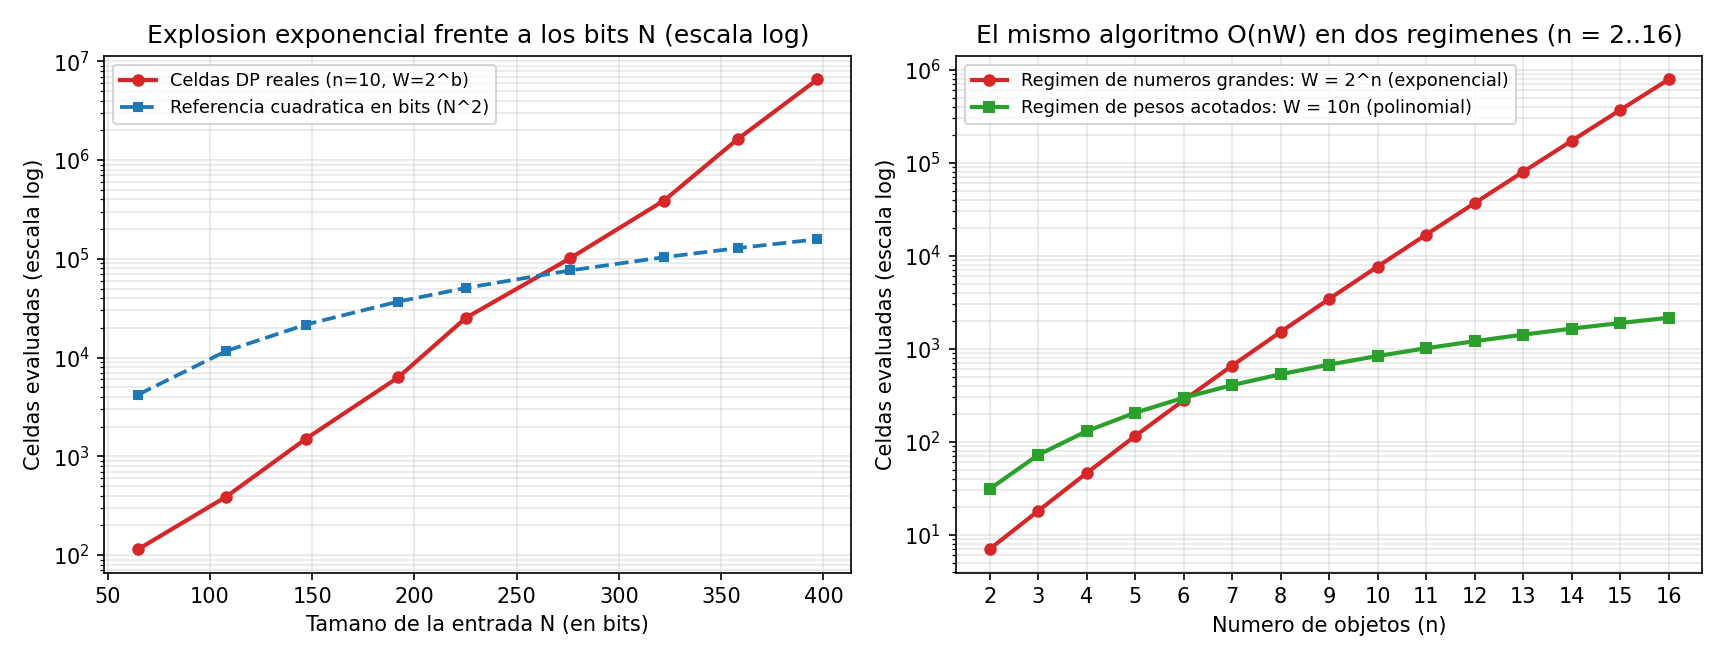

Generate this figure with Python:
import random
from pathlib import Path
import matplotlib.pyplot as plt


def mochila(pesos, valores, W):
    """
    Programacion dinamica 0/1 en O(nW): mejor[c] guarda el valor optimo con capacidad c.
    Devuelve (valor_optimo, celdas_actualizadas).
    """
    mejor = [0] * (W + 1)
    celdas = 0
    for w, v in zip(pesos, valores):
        for c in range(W, w - 1, -1):
            celdas += 1
            nuevo = mejor[c - w] + v
            if nuevo > mejor[c]:
                mejor[c] = nuevo
    return mejor[W], celdas


def bits_de_la_entrada(pesos, valores, W):
    return sum(x.bit_length() for x in pesos + valores) + W.bit_length()


if __name__ == "__main__":
    # 1. Ejemplo pequeno a mano (3 objetos) escalando los pesos y W por potencias de 2
    pesos_base = [2, 3, 4]
    valores_base = [3, 4, 5]
    W_base = 5
    print("=== Ejemplo pequeno (n = 3) escalando pesos y capacidad por 2^k ===")
    print(f"{'Factor 2^k':>12} {'W':>8} {'Bits entrada (N)':>18} {'Celdas evaluadas':>18} {'Valor optimo':>14}")
    for k in [0, 3, 6, 9, 12]:
        factor = 2 ** k
        pesos_k = [w * factor for w in pesos_base]
        W_k = W_base * factor
        opt, celdas = mochila(pesos_k, valores_base, W_k)
        bits_k = bits_de_la_entrada(pesos_k, valores_base, W_k)
        print(f"{factor:>12,} {W_k:>8,} {bits_k:>18} {celdas:>18,} {opt:>14}")
    print()

    # 2. Experimento con n = 10 fijo y capacidad W = 2^b
    rng = random.Random(314)
    n_fijo = 10
    bs = list(range(4, 21, 2))
    bits_lista = []
    celdas_exp_lista = []

    print(f"{'b':>4} {'W = 2^b':>10} {'bits de la entrada (N)':>24} {'celdas actualizadas':>21}")
    for b in bs:
        W = 2 ** b
        pesos = [rng.randint(W // 4, W // 2) for _ in range(n_fijo)]
        valores = [rng.randint(1, W) for _ in range(n_fijo)]
        _, celdas = mochila(pesos, valores, W)
        nbits = bits_de_la_entrada(pesos, valores, W)
        bits_lista.append(nbits)
        celdas_exp_lista.append(celdas)
        print(f"{b:>4} {W:>10,} {nbits:>24} {celdas:>21,}")

    # 3. Extrapolacion para n = 100 objetos a 10^9 operaciones por segundo
    print("\n=== Extrapolacion para n = 100 objetos (a 10^9 ops/s) ===")
    segundos_anio = 3600 * 24 * 365
    for b in [32, 64, 128]:
        ops = 100 * (2 ** b)
        anios = ops / 1e9 / segundos_anio
        bits_aprox = 2 * 100 * b + b
        print(f"n = 100, W = 2^{b:<3} | entrada ~ {bits_aprox:>6} bits | {float(ops):.2e} ops | {anios:.2e} anios")

    # 4. Comparacion de dos regimenes variando n (n = 2..16):
    # Regimen A (pesos pequenos): W = 10 * n -> polinomial en N
    # Regimen B (pesos de n bits): W = 2^n -> exponencial en N
    ns_reg = list(range(2, 17))
    celdas_reg_poli = []
    celdas_reg_expo = []
    for n_val in ns_reg:
        # Regimen A: W = 10n, pesos entre 1 y 5n
        W_a = 10 * n_val
        pesos_a = [max(1, (i * 3) % (5 * n_val) + 1) for i in range(1, n_val + 1)]
        valores_a = [1] * n_val
        _, c_a = mochila(pesos_a, valores_a, W_a)
        celdas_reg_poli.append(c_a)

        # Regimen B: W = 2^n, pesos alrededor de 2^(n-2)
        W_b = 2 ** n_val
        pesos_b = [max(1, W_b // 4 + i) for i in range(n_val)]
        valores_b = [1] * n_val
        _, c_b = mochila(pesos_b, valores_b, W_b)
        celdas_reg_expo.append(c_b)

    # 5. Generacion de la grafica con 2 paneles
    fig, (ax1, ax2) = plt.subplots(1, 2, figsize=(11.5, 4.4))

    polinomio_ref = [nb ** 2 for nb in bits_lista]
    ax1.plot(bits_lista, celdas_exp_lista, "o-", color="#d62728", lw=2, markersize=5,
             label="Celdas DP reales (n=10, W=2^b)")
    ax1.plot(bits_lista, polinomio_ref, "s--", color="#1f77b4", lw=1.8, markersize=4,
             label="Referencia cuadratica en bits (N^2)")
    ax1.set_yscale("log")
    ax1.set_title("Explosion exponencial frente a los bits N (escala log)")
    ax1.set_xlabel("Tamano de la entrada N (en bits)")
    ax1.set_ylabel("Celdas evaluadas (escala log)")
    ax1.grid(True, which="both", alpha=0.3)
    ax1.legend(fontsize=8.5)

    ax2.plot(ns_reg, celdas_reg_expo, "o-", color="#d62728", lw=2, markersize=5,
             label="Regimen de numeros grandes: W = 2^n (exponencial)")
    ax2.plot(ns_reg, celdas_reg_poli, "s-", color="#2ca02c", lw=2, markersize=5,
             label="Regimen de pesos acotados: W = 10n (polinomial)")
    ax2.set_yscale("log")
    ax2.set_title("El mismo algoritmo O(nW) en dos regimenes (n = 2..16)")
    ax2.set_xlabel("Numero de objetos (n)")
    ax2.set_ylabel("Celdas evaluadas (escala log)")
    ax2.set_xticks(ns_reg)
    ax2.grid(True, which="both", alpha=0.3)
    ax2.legend(fontsize=8.5)

    plt.tight_layout()
    salida_png = Path(__file__).with_name("ejercicio-11.png")
    plt.savefig(salida_png, dpi=150)
    print(f"\nGrafica guardada en {salida_png.name}")
